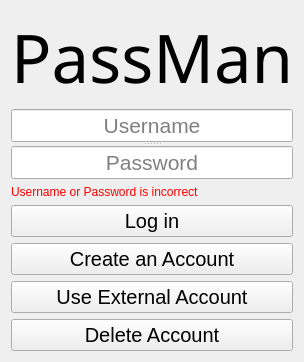
<?xml version="1.0" encoding="UTF-8"?>
<ui version="4.0">
 <class>LoginScreen</class>
 <widget class="QWidget" name="LoginScreen">
  <property name="geometry">
   <rect>
    <x>0</x>
    <y>0</y>
    <width>300</width>
    <height>346</height>
   </rect>
  </property>
  <property name="windowTitle">
   <string>Form</string>
  </property>
  <layout class="QGridLayout" name="gridLayout">
   <item row="1" column="1">
    <widget class="QSplitter" name="splitter">
     <property name="orientation">
      <enum>Qt::Vertical</enum>
     </property>
     <widget class="QLineEdit" name="usernameInput">
      <property name="font">
       <font>
        <pointsize>16</pointsize>
       </font>
      </property>
      <property name="frame">
       <bool>true</bool>
      </property>
      <property name="alignment">
       <set>Qt::AlignCenter</set>
      </property>
      <property name="placeholderText">
       <string>Username</string>
      </property>
     </widget>
     <widget class="QLineEdit" name="passwordInput">
      <property name="font">
       <font>
        <pointsize>16</pointsize>
       </font>
      </property>
      <property name="frame">
       <bool>true</bool>
      </property>
      <property name="echoMode">
       <enum>QLineEdit::Password</enum>
      </property>
      <property name="alignment">
       <set>Qt::AlignCenter</set>
      </property>
      <property name="placeholderText">
       <string>Password</string>
      </property>
     </widget>
    </widget>
   </item>
   <item row="3" column="1">
    <widget class="QPushButton" name="loginButton">
     <property name="font">
      <font>
       <pointsize>15</pointsize>
      </font>
     </property>
     <property name="text">
      <string>Log in</string>
     </property>
    </widget>
   </item>
   <item row="2" column="1">
    <widget class="QLabel" name="errormessageLabel">
     <property name="enabled">
      <bool>true</bool>
     </property>
     <property name="palette">
      <palette>
       <active>
        <colorrole role="WindowText">
         <brush brushstyle="SolidPattern">
          <color alpha="255">
           <red>255</red>
           <green>0</green>
           <blue>0</blue>
          </color>
         </brush>
        </colorrole>
       </active>
       <inactive>
        <colorrole role="WindowText">
         <brush brushstyle="SolidPattern">
          <color alpha="255">
           <red>255</red>
           <green>0</green>
           <blue>0</blue>
          </color>
         </brush>
        </colorrole>
       </inactive>
       <disabled>
        <colorrole role="WindowText">
         <brush brushstyle="SolidPattern">
          <color alpha="255">
           <red>120</red>
           <green>120</green>
           <blue>120</blue>
          </color>
         </brush>
        </colorrole>
       </disabled>
      </palette>
     </property>
     <property name="text">
      <string>Username or Password is incorrect</string>
     </property>
    </widget>
   </item>
   <item row="0" column="1">
    <widget class="QLabel" name="PassManLabel">
     <property name="font">
      <font>
       <family>Source Code Pro</family>
       <pointsize>50</pointsize>
       <weight>50</weight>
       <bold>false</bold>
      </font>
     </property>
     <property name="text">
      <string>PassMan</string>
     </property>
     <property name="textFormat">
      <enum>Qt::AutoText</enum>
     </property>
     <property name="scaledContents">
      <bool>true</bool>
     </property>
     <property name="alignment">
      <set>Qt::AlignCenter</set>
     </property>
    </widget>
   </item>
   <item row="5" column="1">
    <widget class="QPushButton" name="createaccountButton">
     <property name="font">
      <font>
       <pointsize>15</pointsize>
      </font>
     </property>
     <property name="text">
      <string>Create an Account</string>
     </property>
    </widget>
   </item>
   <item row="6" column="1">
    <widget class="QPushButton" name="useexternalaccountButton">
     <property name="font">
      <font>
       <pointsize>15</pointsize>
      </font>
     </property>
     <property name="text">
      <string>Use External Account</string>
     </property>
    </widget>
   </item>
   <item row="7" column="1">
    <widget class="QPushButton" name="pushButton">
     <property name="font">
      <font>
       <pointsize>15</pointsize>
      </font>
     </property>
     <property name="text">
      <string>Delete Account</string>
     </property>
    </widget>
   </item>
  </layout>
 </widget>
 <tabstops>
  <tabstop>usernameInput</tabstop>
  <tabstop>passwordInput</tabstop>
  <tabstop>loginButton</tabstop>
 </tabstops>
 <resources/>
 <connections/>
</ui>
